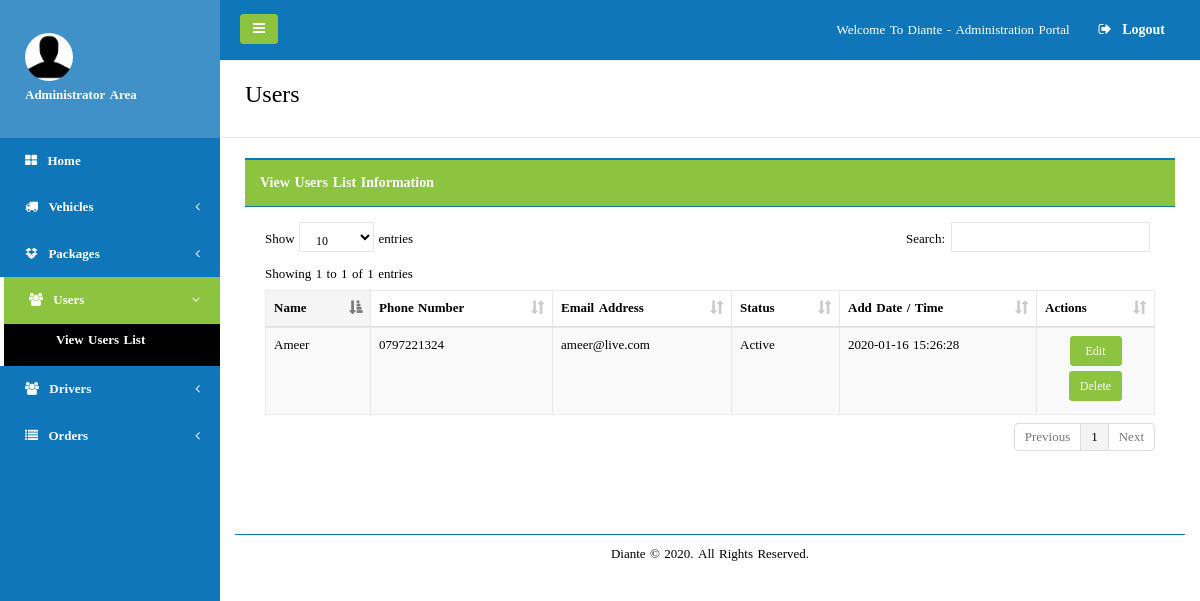
Page /Administrator/View_Users_List.php (signed in) on the earlier database version.
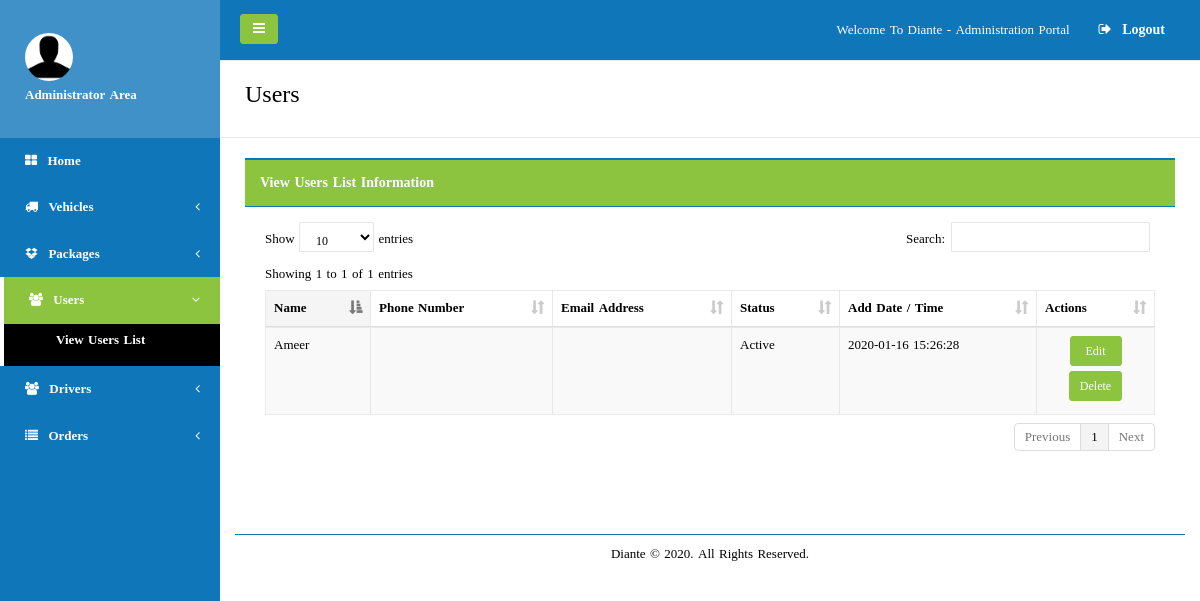
Same page on the later database version.
### tables this page shows
CREATE TABLE `users` (
  `ID` int(20) NOT NULL,
  `Name` varchar(250) NOT NULL,
  `Phone_Number` varchar(250) NOT NULL,
  `Email_Address` varchar(250) NOT NULL,
  `Password` varchar(250) NOT NULL,
  `Longitude` varchar(250) NOT NULL,
  `Latitude` varchar(250) NOT NULL,
  `Penlty_Balance` varchar(250) NOT NULL,
  `Verification_Code` varchar(250) NOT NULL,
  `Status` varchar(250) NOT NULL,
  `Total_Rate` varchar(250) NOT NULL,
  `Add_Date_Time` timestamp NOT NULL DEFAULT current_timestamp() ON UPDATE current_timestamp()
);

### Administrator/View_Users_List.php (the view, shortened to what this page needs)
<?php
include("../includes/config.php");
?>
<!DOCTYPE html>
<html>
<head>
   <link href="../css/bootstrap.min.css" rel="stylesheet">
	    <link href="../css/plugins/bootstrap/bootstrap.min.css" rel="stylesheet">
    <link href="../font-awesome/css/font-awesome.css" rel="stylesheet">
	    <link href="../css/plugins/dataTables/datatables.min.css" rel="stylesheet">
    <link href="../css/plugins/toastr/toastr.min.css" rel="stylesheet">
    <link href="../js/plugins/gritter/jquery.gritter.css" rel="stylesheet">
    <link href="../css/animate.css" rel="stylesheet">
    <link href="../css/style.css" rel="stylesheet">
</head>
<body style="back">
    <div id="wrapper">
        <nav class="navbar-default navbar-static-side" role="navigation">
            <div class="sidebar-collapse">
                <ul class="nav metismenu" id="side-menu">
                    <li class="nav-header">
                        <div class="dropdown profile-element"> <span>
                            <img alt="image" class="img-circle" src="../img/user.png" width="48" height="48"/>
                             </span>
                            <a data-toggle="dropdown" class="dropdown-toggle" href="#">
                            <span class="clear"> <span class="block m-t-xs"> <strong class="font-bold"><font color="#fff">Administrator Area</font></strong>
                        </div>
                    </li>
                    <li class="">
                        <a href="index.php"><i class="fa fa-th-large"></i> <span class="nav-label">Home</span></a>
                    </li>
					    <li>
                        <a href="#"><i class="fa fa-truck"></i> <span class="nav-label">Vehicles</span><span class="fa arrow"></span></a>
                    </li>
					    <li>
                        <a href="#"><i class="fa fa-dropbox"></i> <span class="nav-label">Packages</span><span class="fa arrow"></span></a>
                    </li>
                       <li class="active">
                        <a href="#"><i class="fa fa-users"></i> <span class="nav-label">Users</span><span class="fa arrow"></span></a>
                        <ul class="nav nav-second-level collapse">
                            <li><a href="View_Users_List.php">View Users List</a></li>
                        </ul>
                    </li>
   <li>
                        <a href="#"><i class="fa fa-users"></i> <span class="nav-label">Drivers</span><span class="fa arrow"></span></a>
                    </li>
   <li>
                        <a href="#"><i class="fa fa-list"></i> <span class="nav-label">Orders</span><span class="fa arrow"></span></a>
                    </li>
                </ul>
            </div>
        </nav>
        <div id="page-wrapper" class="gray-bg dashbard-1">
        <div class="row border-bottom">
        <nav class="navbar navbar-static-top" role="navigation" style="margin-bottom: 0">
        <div class="navbar-header">
            <a class="navbar-minimalize minimalize-styl-2 btn btn-primary " href="#"><i class="fa fa-bars"></i> </a>
        </div>
            <ul class="nav navbar-top-links navbar-right">
                <li>
                    <span class="m-r-sm text-muted welcome-message">Welcome To Diante - Administration Portal</span>
                </li>
                <li>
                    <a href="Logout.php">
                        <i class="fa fa-sign-out"></i> Logout
                    </a>
                </li>
            </ul>
        </nav>
        </div>
        <div class="row wrapper border-bottom white-bg page-heading">
                <div class="col-lg-10">
                    <h2>Users</h2>
                </div>
                <div class="col-lg-2">
                </div>
            </div>
 <div class="wrapper wrapper-content animated fadeInRight">
            <div class="row">
                <div class="col-lg-12">
                <div class="ibox float-e-margins">
                    <div class="ibox-title">
                        <h5>View Users List Information</h5>
                    </div>
                          <div class="ibox-content">
                     <div class="table-responsive">
                    <table class="table table-striped table-bordered table-hover dataTables-example" >
                    <thead>
                    <tr>
                            <th>Name</th>
                            <th>Phone Number</th>
                            <th>Email Address</th>
                            <th>Status</th>
                            <th>Add Date / Time</th>
                        <th>Actions</th>
                    </tr>
                    </thead>
                    <tbody>
                    <?php
					$sql1 = mysqli_query($dbConn,"select * from users order by ID DESC");
					while ($row1 = mysqli_fetch_array($sql1)){
						$U_ID = $row1['ID'];
						$Name = $row1['Name'];
						$Phone_Number = $row1['Phone_Number'];
						$Email_Address = $row1['Email_Address'];
						$Status = $row1['Status'];
						$Add_Date_Time = $row1['Add_Date_Time'];
					?>
                    <tr class="grade">
                          <td><?php echo $Name; ?></td>
                          <td><?php echo $Phone_Number; ?></td>
                          <td><?php echo $Email_Address; ?></td>
                          <td><?php echo $Status; ?></td>
                          <td><?php echo $Add_Date_Time; ?></td>
 <td><center>
 <a href="Edit_User.php?U_ID=<?php echo $U_ID; ?>" style="width:52px" class="btn btn-primary btn-sm" role="button">Edit</a>
 <br>
 <a href="JavaScript:if(confirm('Are You Sure To Delete This User ?')==true)
{window.location='Delete_User.php?U_ID=<?php echo $U_ID; ?>';}" class="btn btn-primary btn-sm" role="button">Delete</a>
 </center></td>
 </tr>
                    <?php
					}
					?>
                    </tbody>
                    </table>
                        </div>
                        </div>
                    </div>
                </div>
                <div class="footer">
                    <div>
                         <center>Diante © 2020. All Rights Reserved.</center>
                    </div>
                </div>
            </div>
        </div>
        </div>
        </div>
</body>
</html>

### Administrator/View_Users_List.php (style rules this page uses)
body { font-family: myFirstFont; }

Differences in the rows shown:
changed users "Ameer": Phone_Number "0797221324" → (not shown); Email_Address "ameer@live.com" → (not shown)
